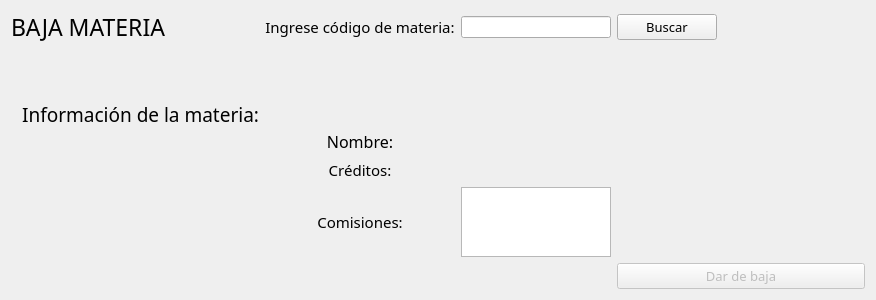
             <widget class="QWidget" name="page_baja_materia">
              <layout class="QGridLayout" name="gridLayout_15">
               <item row="0" column="0">
                <widget class="QLabel" name="label_42">
                 <property name="font">
                  <font>
                   <family>Segoe UI Semibold</family>
                   <pointsize>17</pointsize>
                  </font>
                 </property>
                 <property name="text">
                  <string>BAJA MATERIA</string>
                 </property>
                </widget>
               </item>
               <item row="0" column="1">
                <widget class="QLabel" name="label_41">
                 <property name="font">
                  <font>
                   <family>Segoe UI Semibold</family>
                   <pointsize>11</pointsize>
                  </font>
                 </property>
                 <property name="text">
                  <string>Ingrese código de materia:</string>
                 </property>
                 <property name="alignment">
                  <set>Qt::AlignCenter</set>
                 </property>
                </widget>
               </item>
               <item row="0" column="2">
                <widget class="QLineEdit" name="input_baja_cod_mat">
                 <property name="sizePolicy">
                  <sizepolicy hsizetype="Preferred" vsizetype="Fixed">
                   <horstretch>0</horstretch>
                   <verstretch>0</verstretch>
                  </sizepolicy>
                 </property>
                 <property name="maxLength">
                  <number>5</number>
                 </property>
                </widget>
               </item>
               <item row="0" column="3">
                <widget class="QPushButton" name="btn_baja_mat_buscar">
                 <property name="maximumSize">
                  <size>
                   <width>100</width>
                   <height>16777215</height>
                  </size>
                 </property>
                 <property name="font">
                  <font>
                   <family>Segoe UI Semibold</family>
                   <pointsize>10</pointsize>
                  </font>
                 </property>
                 <property name="text">
                  <string>Buscar</string>
                 </property>
                </widget>
               </item>
               <item row="1" column="1">
                <spacer name="verticalSpacer_4">
                 <property name="orientation">
                  <enum>Qt::Vertical</enum>
                 </property>
                 <property name="sizeType">
                  <enum>QSizePolicy::Minimum</enum>
                 </property>
                 <property name="sizeHint" stdset="0">
                  <size>
                   <width>20</width>
                   <height>49</height>
                  </size>
                 </property>
                </spacer>
               </item>
               <item row="1" column="2">
                <widget class="QLabel" name="label_error_cod_mat_baja">
                 <property name="styleSheet">
                  <string notr="true">color: red;</string>
                 </property>
                 <property name="text">
                  <string/>
                 </property>
                 <property name="alignment">
                  <set>Qt::AlignLeading|Qt::AlignLeft|Qt::AlignTop</set>
                 </property>
                </widget>
               </item>
               <item row="2" column="0">
                <widget class="QLabel" name="label_info_baja_mat">
                 <property name="enabled">
                  <bool>true</bool>
                 </property>
                 <property name="maximumSize">
                  <size>
                   <width>16777215</width>
                   <height>20</height>
                  </size>
                 </property>
                 <property name="font">
                  <font>
                   <family>Segoe UI Semibold</family>
                   <pointsize>14</pointsize>
                  </font>
                 </property>
                 <property name="text">
                  <string>Información de la materia:</string>
                 </property>
                 <property name="alignment">
                  <set>Qt::AlignRight|Qt::AlignTrailing|Qt::AlignVCenter</set>
                 </property>
                </widget>
               </item>
               <item row="3" column="0">
                <spacer name="horizontalSpacer_63">
                 <property name="orientation">
                  <enum>Qt::Horizontal</enum>
                 </property>
                 <property name="sizeHint" stdset="0">
                  <size>
                   <width>248</width>
                   <height>20</height>
                  </size>
                 </property>
                </spacer>
               </item>
               <item row="3" column="1">
                <widget class="QLabel" name="label_info_nombre_baja_mat_en">
                 <property name="enabled">
                  <bool>true</bool>
                 </property>
                 <property name="font">
                  <font>
                   <family>Segoe UI Semibold</family>
                   <pointsize>12</pointsize>
                  </font>
                 </property>
                 <property name="text">
                  <string>Nombre:</string>
                 </property>
                 <property name="alignment">
                  <set>Qt::AlignCenter</set>
                 </property>
                </widget>
               </item>
               <item row="3" column="2">
                <widget class="QLabel" name="label_info_nombre_baja_mat">
                 <property name="text">
                  <string/>
                 </property>
                </widget>
               </item>
               <item row="3" column="3">
                <spacer name="horizontalSpacer_62">
                 <property name="orientation">
                  <enum>Qt::Horizontal</enum>
                 </property>
                 <property name="sizeHint" stdset="0">
                  <size>
                   <width>248</width>
                   <height>20</height>
                  </size>
                 </property>
                </spacer>
               </item>
               <item row="4" column="1">
                <widget class="QLabel" name="label_info_cred_baja_mat_en_2">
                 <property name="enabled">
                  <bool>true</bool>
                 </property>
                 <property name="font">
                  <font>
                   <family>Segoe UI Semibold</family>
                   <pointsize>11</pointsize>
                  </font>
                 </property>
                 <property name="text">
                  <string>Créditos:</string>
                 </property>
                 <property name="alignment">
                  <set>Qt::AlignCenter</set>
                 </property>
                </widget>
               </item>
               <item row="4" column="2">
                <widget class="QLabel" name="label_info_cred_baja_mat">
                 <property name="text">
                  <string/>
                 </property>
                </widget>
               </item>
               <item row="4" column="3">
                <spacer name="horizontalSpacer_64">
                 <property name="orientation">
                  <enum>Qt::Horizontal</enum>
                 </property>
                 <property name="sizeHint" stdset="0">
                  <size>
                   <width>248</width>
                   <height>20</height>
                  </size>
                 </property>
                </spacer>
               </item>
               <item row="5" column="1">
                <widget class="QLabel" name="label_info_comi_baja_mat_en">
                 <property name="enabled">
                  <bool>true</bool>
                 </property>
                 <property name="font">
                  <font>
                   <family>Segoe UI Semibold</family>
                   <pointsize>11</pointsize>
                  </font>
                 </property>
                 <property name="text">
                  <string>Comisiones:</string>
                 </property>
                 <property name="alignment">
                  <set>Qt::AlignCenter</set>
                 </property>
                </widget>
               </item>
               <item row="5" column="3">
                <spacer name="horizontalSpacer_61">
                 <property name="orientation">
                  <enum>Qt::Horizontal</enum>
                 </property>
                 <property name="sizeHint" stdset="0">
                  <size>
                   <width>248</width>
                   <height>20</height>
                  </size>
                 </property>
                </spacer>
               </item>
               <item row="6" column="3">
                <widget class="QPushButton" name="btn_baja_materia">
                 <property name="enabled">
                  <bool>false</bool>
                 </property>
                 <property name="font">
                  <font>
                   <family>Segoe UI Semibold</family>
                   <pointsize>10</pointsize>
                  </font>
                 </property>
                 <property name="text">
                  <string>Dar de baja</string>
                 </property>
                </widget>
               </item>
               <item row="5" column="2">
                <widget class="QListView" name="lv_baja_materia_comisiones">
                 <property name="maximumSize">
                  <size>
                   <width>150</width>
                   <height>70</height>
                  </size>
                 </property>
                </widget>
               </item>
               <item row="6" column="0" colspan="2">
                <widget class="QLabel" name="label_informe_baja_mat">
                 <property name="font">
                  <font>
                   <family>Segoe UI Semibold</family>
                   <pointsize>10</pointsize>
                  </font>
                 </property>
                 <property name="text">
                  <string/>
                 </property>
                 <property name="alignment">
                  <set>Qt::AlignCenter</set>
                 </property>
                </widget>
               </item>
              </layout>
             </widget>
